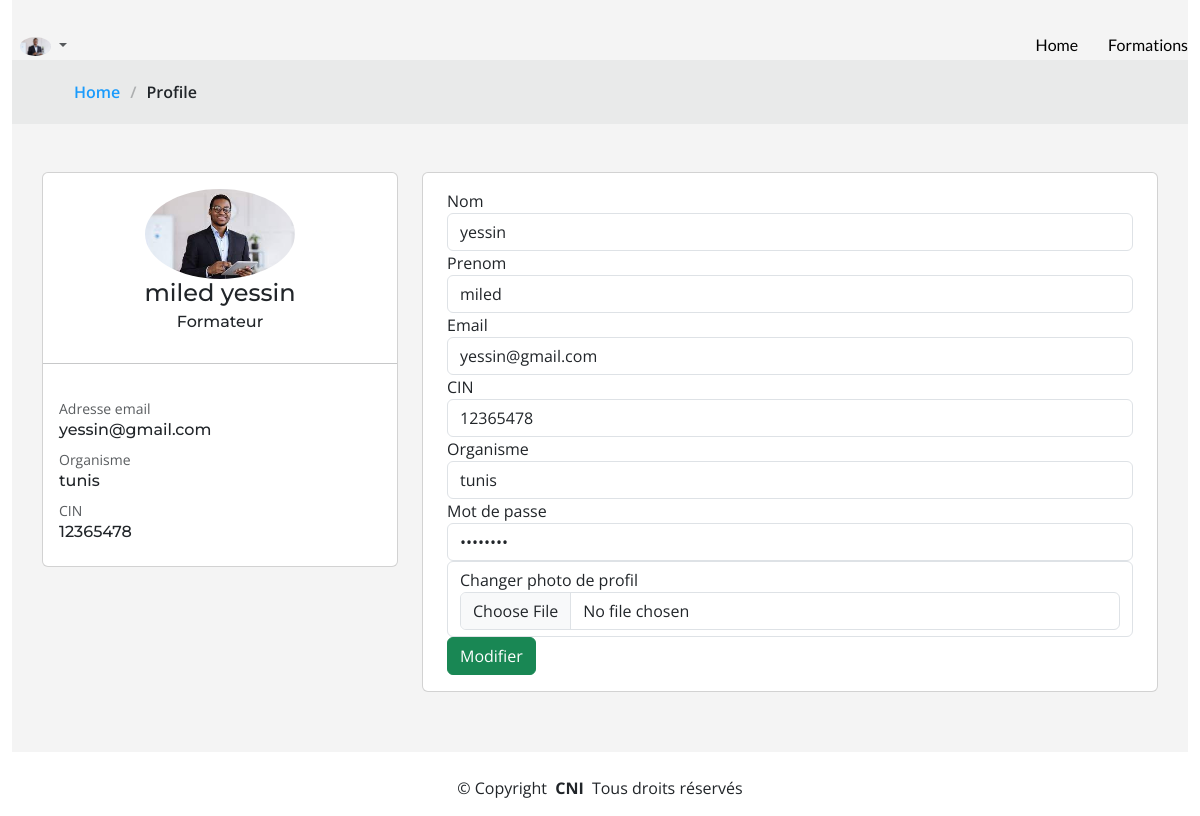
The app's page /profile (signed in), older data.
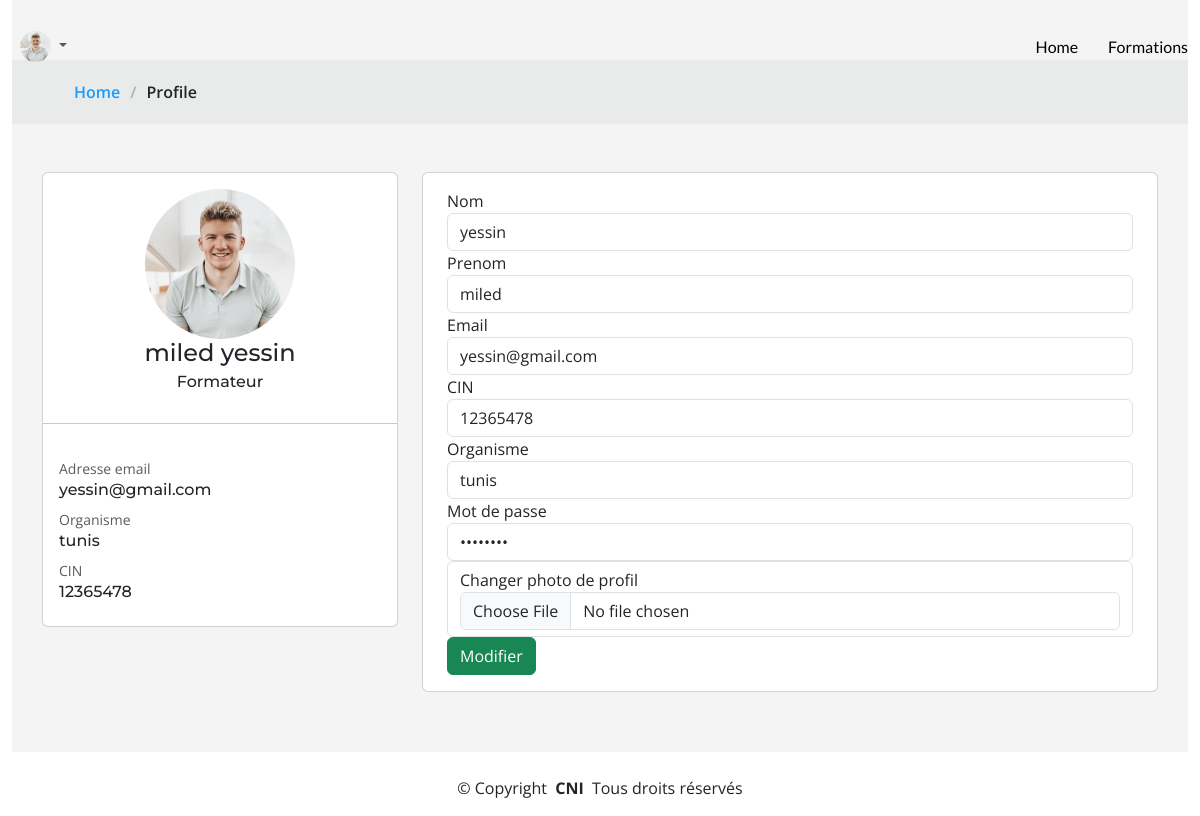
The same page, newer data.
### user/models.py (models this page shows, shortened)
class Profile(AbstractBaseUser, PermissionsMixin):
    email = models.EmailField(unique=True)
    first_name = models.CharField(max_length=30)
    last_name = models.CharField(max_length=30)
    cin_regex = RegexValidator(regex=r'^\d{8}$', message="CIN must be an 8-digit number.")
    cin = models.CharField(validators=[cin_regex], max_length=8)  # 8-digit number
    organisme = models.CharField(max_length=255)  # String field for organisme
    role = models.CharField(max_length=255)  # String field for role
    is_active = models.BooleanField(default=True)
    is_staff = models.BooleanField(default=False)
    img = models.ImageField(default='def.png',null=True,blank=True) # Image field for profile image
    objects = CustomUserManager()
    USERNAME_FIELD = 'email'
    REQUIRED_FIELDS = ['first_name', 'last_name', 'cin', 'organisme', 'role']
    def __str__(self):
        return self.email

### gestionFormation/views.py (the view, shortened to what this page needs)
# urls.py: path('profile', views.profile, name='profile'),
def profile(request):
    user = request.user
    print(user)
    context = {
        'user': user,
        'messages': messages.get_messages(request)
    }
    return render(request, 'front/form.html', context)

### templates/front/form.html (shortened to what the changed rows need)
{% extends 'front/monProfile2.html' %}
{% load static %}
{% block content2 %}
<link href="{% static 'assets3/css/main.css'%}" rel="stylesheet">
<div class="row">
    <div class="col-lg-4 col-xlg-3 col-md-5">
        <br>
    <br>
        <div class="card">
            <div class="card-body">
                <center class="m-t-30"> <img src="{{user.img.url}}"
                        class="rounded-circle" width="150" />
                    <h4 class="card-title m-t-10">{{ user.first_name }} {{user.last_name}}</h4>
                    <h6 class="card-subtitle">{{user.role}}</h6>
                </center>
            </div>
            <div class="card-body"> <small class="text-muted">Adresse email</small>
                <h6>{{user.email}}</h6> <small class="text-muted p-t-30 db">Organisme</small>
                <h6>{{user.organisme}}</h6> <small class="text-muted p-t-30 db">CIN</small>
                <h6>{{user.cin}}</h6>
            </div>
        </div>
    </div>
    <div class="col-lg-8 col-xlg-9 col-md-7">
        <br>
    <br>
        <div class="card">
            <div class="card-body">
                <form method="POST" enctype="multipart/form-data" class="form-horizontal form-material mx-2">
                    <div class="form-group">
                        <div class="col-md-12">
                            <input type="text" name="nom" value="{{user.last_name}}"
                                class="form-control form-control-line">
                        </div>
                    </div>
                    <div class="form-group">
                        <div class="col-md-12">
                            <input type="text" name="prenom" value="{{user.first_name}}"
                                class="form-control form-control-line">
                        </div>
                    </div>
                    <div class="form-group">
                        <div class="col-md-12">
                            <input type="email"  value={{user.email}}
                                class="form-control form-control-line" name="email"
                                id="email">
                        </div>
                    </div>
                    <div class="form-group">
                        <div class="col-md-12">
                            <input type="text" name="cin" value={{user.cin}}
                                class="form-control form-control-line">
                        </div>
                    </div>
                    <div class="form-group">
                        <div class="col-md-12">
                            <input name="org" type="text" name="org"  value="{{user.organisme}}"
                                class="form-control form-control-line">
                        </div>
                    </div>
                </form>
            </div>
        </div>
    </div>
</div>
{% endblock %}

### templates/front/monProfile2.html (shortened to what this page needs)
{% extends 'baseclient.html' %}
{% load static %}
{% block content %}
<header id="header" class="header fixed-top d-flex align-items-center">
    <div class="container-fluid d-flex align-items-center justify-content-between">
      <nav id="navmenu" class="navmenu">
        <ul>
          <li><a href="{% url 'acc' %}"  style="color: #000000;">Home</a></li>
          <li><a href="{% url 'nosformations' %}">Formations</b></a></li>
        </ul>
      </nav>
      {% if user.is_authenticated %}
      <header class="topbar" data-navbarbg="skin6">
        <nav class="navbar top-navbar navbar-expand-md navbar-light">
            <div class="navbar-collapse collapse navbar-transparent" id="navbarSupportedContent" data-navbarbg="skin5">
              <ul class="navbar-nav float-end">
                  <li class="nav-item dropdown">
                      <a class="nav-link dropdown-toggle text-muted waves-effect waves-dark pro-pic" href="#" id="navbarDropdown" role="button" data-bs-toggle="dropdown" aria-expanded="false">
                          <img src="{{user.img.url}}" alt="user" class="rounded-circle" width="31">
                      </a>
                  </li>
              </ul>
          </div>
        </nav>
    </header>
      {% else %}
      <a  href="{% url 'admin_login' %}" class="btn-getstarted" >Se connecter</a>
      {% endif %}
    </div>
  </header>
  <div class="container-fluid">
    <section id="team" class="team">
        <div data-aos="fade" class="page-title">
            <nav class="breadcrumbs">
              <div class="container">
                <ol>
                  <li><a href="index.html">Home</a></li>
                  <li class="current">Profile</li>
                </ol>
              </div>
            </nav>
          </div>
        <div class="container">
            {% block content2 %}
            {% endblock %}
</div>
</div>
<div class="container copyright text-center mt-4">
  <p>&copy; <span>Copyright</span> <strong class="px-1">CNI</strong> <span>Tous droits réservés</span></p>
</div>
{% endblock %}

Row changes from the older to the newer data that the page shows:
changed Profile "miled": img: a different picture
